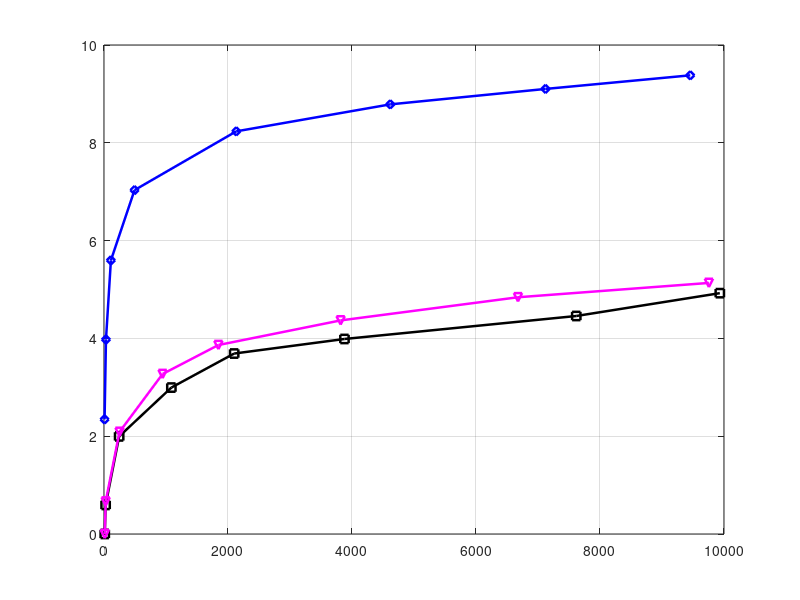

Write the MATLAB code that produced this figure. (Note: this script raises an error after producing the figure.)
close all; clear variables;

% ADD vs. FAP

load botnet_GEM_based_reduced_dim_results.mat
figure; plot(mean_fap([21 41 100 144 162 178 199 209]), mean_add([21 41 100 144 162 178 199 209]),'k-s','linewidth',1.8); hold on; grid on;

load botnet_PCA_based_results.mat
plot(mean_fap([21 41 100 144 162 184 199 212]), mean_add([21 41 100 144 162 184 199 212]),'m-v','linewidth',1.8);

load botnet_ITMCD_results.mat;
plot(mean_fap([20 60 100 140 180 200 212 223]), mean_add([20 60 100 140 180 200 212 223]),'b-d','linewidth',1.8);

load botnet_nonpar_cusum_results_v3.mat;
plot(mean_fap([8 13 17 20]), mean_add([8 13 17 20]),'r-+','linewidth',1.8);

load botnet_ODIT_results.mat;
plot(mean_fap(28:35), mean_add(28:35),'g-o','linewidth',1.8);

load botnet_QuantTree_results.mat;
plot(mean_fap([72 103 120 140 152 158 162 166]), mean_add([72 103 120 140 152 158 162 166]),'c-^','linewidth',1.8);

load botnet_NN_heavy_results.mat;
plot(mean_fap([74 166 220 280 332 360 381 396]), mean_add([74 166 220 280 332 360 381 396]),'y-*','linewidth',1.8);

xlabel('$\rm{E}_\infty[\Gamma]$','interpreter','latex','fontsize',14);
ylabel('$\rm{E}_\tau \big[(\Gamma-\tau)^+\big]$','interpreter','latex','fontsize',14);
legend('Algorithm 1*','Algorithm 2','ITMCD','Nonpar. CUSUM','ODIT','QuantTree','NN-Based','location','northeast');
xlim([1 1e4]);

axes('position',[0.4 0.3 0.46 0.26]); box on; 
load botnet_GEM_based_reduced_dim_results.mat
plot(mean_fap([21 41 100 144 162 178 199 209]), mean_add([21 41 100 144 162 178 199 209]),'k-s','linewidth',1.8); hold on; grid on;
load botnet_PCA_based_results.mat
plot(mean_fap([21 41 100 144 162 184 199 212]), mean_add([21 41 100 144 162 184 199 212]),'m-v','linewidth',1.8);
load botnet_ITMCD_results.mat;
plot(mean_fap([20 60 100 140 180 200 212 223]), mean_add([20 60 100 140 180 200 212 223]),'b-d','linewidth',1.8);
load botnet_NN_heavy_results.mat;
plot(mean_fap([74 166 220 280 332 360 381 396]), mean_add([74 166 220 280 332 360 381 396]),'y-*','linewidth',1.8);
axis tight; grid on;



% Recall vs. FAR

load botnet_GEM_based_reduced_dim_results.mat
figure; semilogx(1./mean_fap([1 29:20:209]), recall_10([1 29:20:209]),'k-s','linewidth',1.8); hold on; grid on;

load botnet_PCA_based_results.mat
semilogx(1./mean_fap([1 15 32:20:212]), recall_10([1 15 32:20:212]),'m-v','linewidth',1.8);

load botnet_ITMCD_results.mat;
semilogx(1./mean_fap([1 30 60 95 128 160 184 200 212 223]), recall_10([1 30 60 95 128 160 184 200 212 223]),'b-d','linewidth',1.8);

load botnet_nonpar_cusum_results_v3.mat;
semilogx(1./mean_fap([8 13 17 20]), recall_10([8 13 17 20]),'r-+','linewidth',1.8);

load botnet_ODIT_results.mat;
semilogx(1./mean_fap([1 14 20 24 25 26 30 40 50 64]), recall_10([1 14 20 24 25 26 30 40 50 64]),'g-o','linewidth',1.8);

load botnet_QuantTree_results.mat;
semilogx(1./mean_fap([1 50 72 78 86 94 103 110 120 130 140 152 158 162 166]), recall_10([1 50 72 78 86 94 103 110 120 130 140 152 158 162 166]),'c-^','linewidth',1.8);

load botnet_NN_heavy_results.mat;
semilogx(1./mean_fap([1 74 140 180 220 250 280 332 360 396]), recall_10([1 74 140 180 220 250 280 332 360 396]),'y-*','linewidth',1.8);

xlabel('FAR');
ylabel('TPR');
xlim([1e-4 1]);
legend('Algorithm 1*','Algorithm 2','ITMCD','Nonpar. CUSUM','ODIT','QuantTree','NN-Based','location','southeast');


% FAP, Approximation, Lower Bound
load botnet_GEM_based_reduced_dim_results.mat;
figure; semilogy(h,mean_fap,'k','linewidth',2); hold on;

load botnet_PCA_based_results.mat;
theta = lambertw(alpha*log(alpha))/log(alpha);
w_0 = theta - 1;
lower_bnd_fap = exp(-w_0*h);
apprx_fap = lower_bnd_fap*10.1;
Wald_apprx_fap = (h + (exp(-w_0*h)-1)/w_0)/(1+log(alpha));
semilogy(h,mean_fap,'m','linewidth',2); hold on;
semilogy(h,apprx_fap,'b-.','linewidth',2);
semilogy(h,Wald_apprx_fap,'c-.','linewidth',2);
semilogy(h,lower_bnd_fap,'r-.','linewidth',2);
xlabel('$h$','Interpreter','latex','fontsize',14);
legend('False Alarm Period (Alg.1*)','False Alarm Period (Alg.2)','Our Approximation',"Wald's Approximation",'Lower Bound','location','northwest');
grid on; box on;
xlim([2 12])

